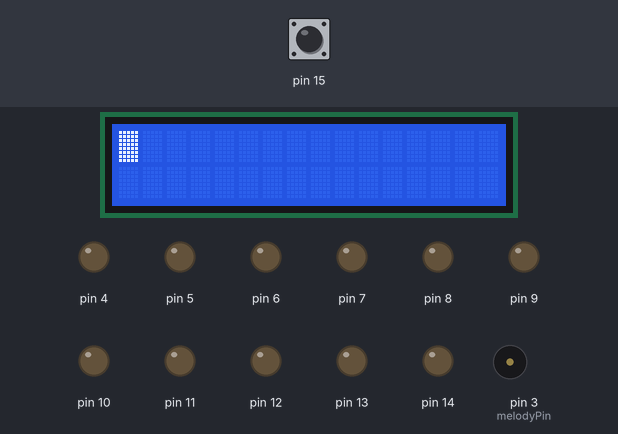
A sketch run on a simulated Arduino Uno, built with avr-gcc and run on an emulated ATmega328P. On the bench: 16×2 character LCD, output pins drawn as LEDs (lit = HIGH), buzzer (waves = sounding). The test bench sets the inputs (shaded band); at power-on: pin 15 HIGH. Random numbers use the default seed unless the sketch sets one.

Above: at 0.1 s.
At 3.26 s:
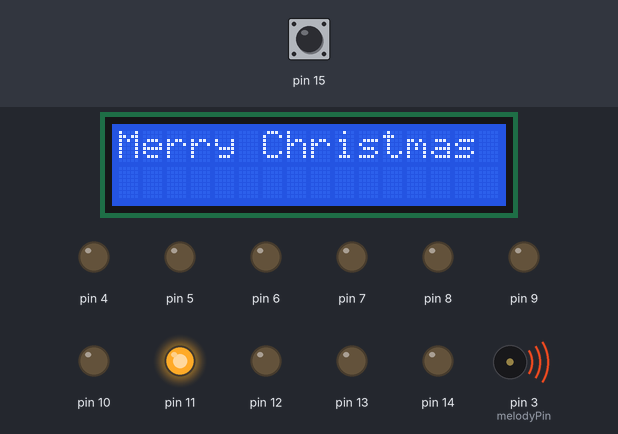
At 13.1 s:
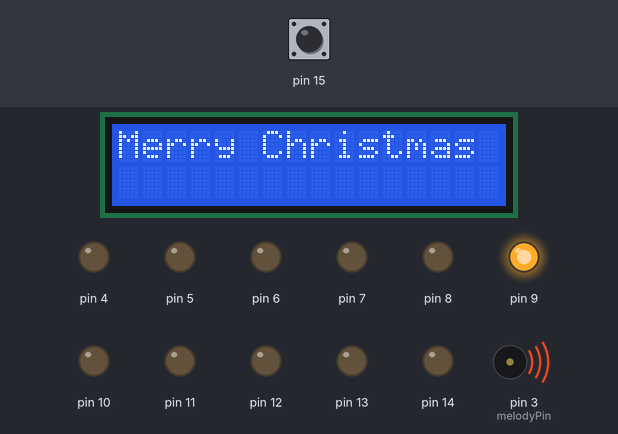
At 24.0 s:
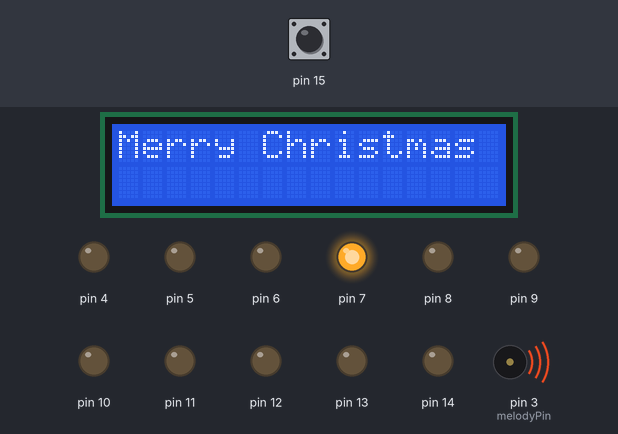
At 26.8 s:
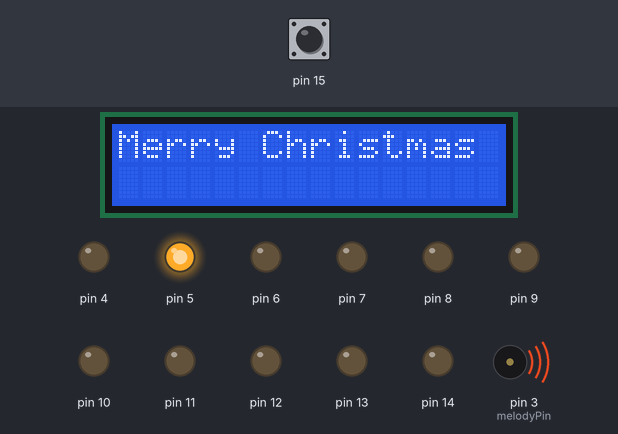
At 34.9 s:
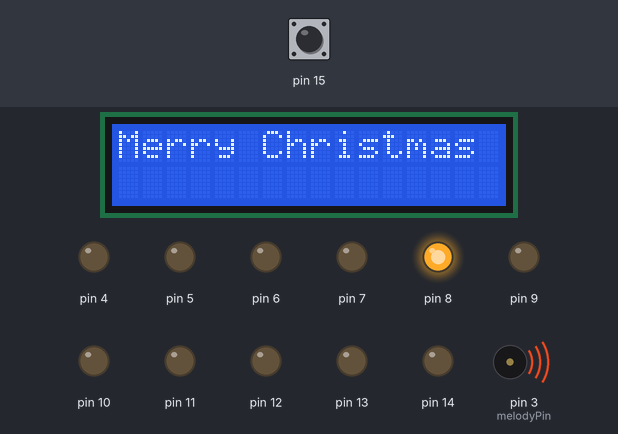
Timing chart, 0 to 40.0 s (numbered marks = the images above):
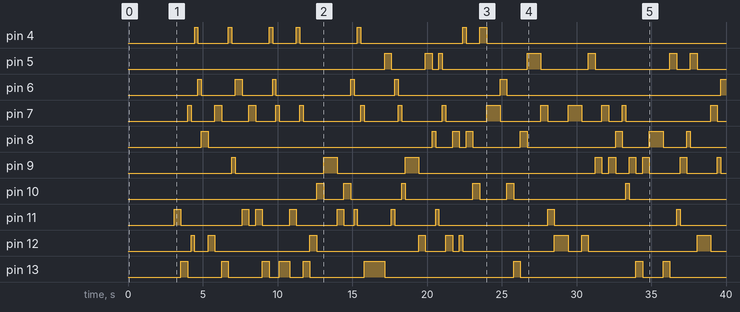

The sketch:

Christmas-Melody-Display.ino
```cpp
#include <Wire.h>
#include <LiquidCrystal_I2C.h>
#include "pitches.h"
#define melodyPin 3

LiquidCrystal_I2C lcd(0x27, 16, 2);

int Merry_melody[] = {

  NOTE_C5, //1
  NOTE_F5, NOTE_F5, NOTE_G5, NOTE_F5, NOTE_E5,
  NOTE_D5, NOTE_D5, NOTE_D5,
  NOTE_G5, NOTE_G5, NOTE_A5, NOTE_G5, NOTE_F5,
  NOTE_E5, NOTE_C5, NOTE_C5,
  NOTE_A5, NOTE_A5, NOTE_AS5, NOTE_A5, NOTE_G5,
  NOTE_F5, NOTE_D5, NOTE_C5, NOTE_C5,
  NOTE_D5, NOTE_G5, NOTE_E5,

  NOTE_F5, NOTE_C5, //8
  NOTE_F5, NOTE_F5, NOTE_G5, NOTE_F5, NOTE_E5,
  NOTE_D5, NOTE_D5, NOTE_D5,
  NOTE_G5, NOTE_G5, NOTE_A5, NOTE_G5, NOTE_F5,
  NOTE_E5, NOTE_C5, NOTE_C5,
  NOTE_A5, NOTE_A5, NOTE_AS5, NOTE_A5, NOTE_G5,
  NOTE_F5, NOTE_D5, NOTE_C5, NOTE_C5,
  NOTE_D5, NOTE_G5, NOTE_E5,
  NOTE_F5, NOTE_C5,

  NOTE_F5, NOTE_F5, NOTE_F5,//17
  NOTE_E5, NOTE_E5,
  NOTE_F5, NOTE_E5, NOTE_D5,
  NOTE_C5, NOTE_A5,
  NOTE_AS5, NOTE_A5, NOTE_G5,
  NOTE_C6, NOTE_C5, NOTE_C5, NOTE_C5,
  NOTE_D5, NOTE_G5, NOTE_E5,
  NOTE_F5, NOTE_C5,
  NOTE_F5, NOTE_F5, NOTE_G5, NOTE_F5, NOTE_E5,
  NOTE_D5, NOTE_D5, NOTE_D5,

  NOTE_G5, NOTE_G5, NOTE_A5, NOTE_G5, NOTE_F5, //27
  NOTE_E5, NOTE_C5, NOTE_C5,
  NOTE_A5, NOTE_A5, NOTE_AS5, NOTE_A5, NOTE_G5,
  NOTE_F5, NOTE_D5, NOTE_C5, NOTE_C5,
  NOTE_D5, NOTE_G5, NOTE_E5,
  NOTE_F5, NOTE_C5,
  NOTE_F5, NOTE_F5, NOTE_F5,
  NOTE_E5, NOTE_E5,
  NOTE_F5, NOTE_E5, NOTE_D5,

  NOTE_C5, NOTE_A5,//36
  NOTE_AS5, NOTE_A5, NOTE_G5,
  NOTE_C6, NOTE_C5, NOTE_C5, NOTE_C5,
  NOTE_D5, NOTE_G5, NOTE_E5,
  NOTE_F5, NOTE_C5,
  NOTE_F5, NOTE_F5, NOTE_G5, NOTE_F5, NOTE_E5,
  NOTE_D5, NOTE_D5, NOTE_D5,
  NOTE_G5, NOTE_G5, NOTE_A5, NOTE_G5, NOTE_F5,
  NOTE_E5, NOTE_C5, NOTE_C5,

  NOTE_A5, NOTE_A5, NOTE_AS5, NOTE_A5, NOTE_G5,//45
  NOTE_F5, NOTE_D5, NOTE_C5, NOTE_C5,
  NOTE_D5, NOTE_G5, NOTE_E5,
  NOTE_F5, NOTE_C5,
  NOTE_F5, NOTE_F5, NOTE_G5, NOTE_F5, NOTE_E5,
  NOTE_D5, NOTE_D5, NOTE_D5,
  NOTE_G5, NOTE_G5, NOTE_A5, NOTE_G5, NOTE_F5,
  NOTE_E5, NOTE_C5, NOTE_C5,

  NOTE_A5, NOTE_A5, NOTE_AS5, NOTE_A5, NOTE_G5, //53
  NOTE_F5, NOTE_D5, NOTE_C5, NOTE_C5,
  NOTE_D5, NOTE_G5, NOTE_E5,
  NOTE_F5
};


int Merry_tempo[] = {

  4, //1
  4, 8, 8, 8, 8,
  4, 4, 4,
  4, 8, 8, 8, 8,
  4, 4, 4,
  4, 8, 8, 8, 8,
  4, 4, 8, 8,
  4, 4, 4,

  2, 4, //8
  4, 8, 8, 8, 8,
  4, 4, 4,
  4, 8, 8, 8, 8,
  4, 4, 4,
  4, 8, 8, 8, 8,
  4, 4, 8, 8,
  4, 4, 4,
  2, 4,

  4, 4, 4,//17
  2, 4,
  4, 4, 4,
  2, 4,
  4, 4, 4,
  4, 4, 8, 8,
  4, 4, 4,
  2, 4,
  4, 8, 8, 8, 8,
  4, 4, 4,

  4, 8, 8, 8, 8, //27
  4, 4, 4,
  4, 8, 8, 8, 8,
  4, 4, 8, 8,
  4, 4, 4,
  2, 4,
  4, 4, 4,
  2, 4,
  4, 4, 4,

  2, 4,//36
  4, 4, 4,
  4, 4, 8, 8,
  4, 4, 4,
  2, 4,
  4, 8, 8, 8, 8,
  4, 4, 4,
  4, 8, 8, 8, 8,
  4, 4, 4,

  4, 8, 8, 8, 8,//45
  4, 4, 8, 8,
  4, 4, 4,
  2, 4,
  4, 8, 8, 8, 8,
  4, 4, 4,
  4, 8, 8, 8, 8,
  4, 4, 4,

  4, 8, 8, 8, 8, //53
  4, 4, 8, 8,
  4, 4, 4,
  2
};

int brightness = 0;
int time = 5;
int fade = 5;

void setup(){

  lcd.begin();
  lcd.clear();

  lcd.blink();
  delay(2000);

  lcd.noBlink();
  delay(1000);

  lcd.noBacklight();

    int pin = 2;

  while (true){

    pin = pin + 1;
    pinMode(pin, OUTPUT);
    if (pin == 14 ) break;

  }

  pinMode(15, INPUT_PULLUP);

}

void loop(){

  if (digitalRead(15) == HIGH){

    displayUP();

    // lightUP(4, 14, true);
    // lightUP(4, 14, false);
    // delay(time*10 - time);

    // lightUP(14, 4, true);
    // lightUP(14, 4, false);
    // delay(time*100 - time);

    soundUP();

    displayDOWN();
  }

}


void lightUP(int start, int end, bool state){

  while (true){

    delay(time);
    if (state == true) brightness = 0;
    if (state == false) brightness = 255;

    while (true){

      delay(time/5);
      analogWrite(start, brightness);

      if (state == true && brightness == 255) break;
      if (state == false && brightness == 0) break;
      if (state == true) brightness = brightness + fade;
      if (state == false) brightness = brightness - fade;
    }

    if (start == end) break;
    if (start < end) start = start + 1;
    if (start > end) start = start - 1;
  }

}


void displayUP(){

  lcd.display();
  lcd.backlight();
  lcd.setCursor(0,0);
  lcd.print("Merry Christmas");

  // int scroll = 0;

  // while(true){

  //   lcd.scrollDisplayLeft();
  //   delay(1000);

  //   scroll = scroll +1;
  //   if (scroll == 20) break;

  // }

}

void displayDOWN(){

  lcd.noDisplay();
  delay(1000);

  lcd.noBacklight();
  lcd.clear();

}


void soundUP() {

  int size = sizeof(Merry_melody) / sizeof(int);

  for (int thisNote = 0; thisNote < size; thisNote++) {

    int noteDuration = 1400 / Merry_tempo[thisNote];
    tone(melodyPin, Merry_melody[thisNote], noteDuration);

    int random_number = random(4, 14);
    digitalWrite(random_number, HIGH);

    int pauseBetweenNotes = noteDuration * 1.30;
    delay(pauseBetweenNotes);

    noTone(melodyPin);
    digitalWrite(random_number, LOW);

  }
}
```

pitches.h
```cpp
/*************************************************

 * Public Constants

 *************************************************/

#define NOTE_B0  31
#define NOTE_C1  33
#define NOTE_CS1 35
#define NOTE_D1  37
#define NOTE_DS1 39
#define NOTE_E1  41
#define NOTE_F1  44
#define NOTE_FS1 46
#define NOTE_G1  49
#define NOTE_GS1 52
#define NOTE_A1  55
#define NOTE_AS1 58
#define NOTE_B1  62
#define NOTE_C2  65
#define NOTE_CS2 69
#define NOTE_D2  73
#define NOTE_DS2 78
#define NOTE_E2  82
#define NOTE_F2  87
#define NOTE_FS2 93
#define NOTE_G2  98
#define NOTE_GS2 104
#define NOTE_A2  110
#define NOTE_AS2 117
#define NOTE_B2  123
#define NOTE_C3  131
#define NOTE_CS3 139
#define NOTE_D3  147
#define NOTE_DS3 156
#define NOTE_E3  165
#define NOTE_F3  175
#define NOTE_FS3 185
#define NOTE_G3  196
#define NOTE_GS3 208
#define NOTE_A3  220
#define NOTE_AS3 233
#define NOTE_B3  247
#define NOTE_C4  262
#define NOTE_CS4 277
#define NOTE_D4  294
#define NOTE_DS4 311
#define NOTE_E4  330
#define NOTE_F4  349
#define NOTE_FS4 370
#define NOTE_G4  392
#define NOTE_GS4 415
#define NOTE_A4  440
#define NOTE_AS4 466
#define NOTE_B4  494
#define NOTE_C5  523
#define NOTE_CS5 554
#define NOTE_D5  587
#define NOTE_DS5 622
#define NOTE_E5  659
#define NOTE_F5  698
#define NOTE_FS5 740
#define NOTE_G5  784
#define NOTE_GS5 831
#define NOTE_A5  880
#define NOTE_AS5 932
#define NOTE_B5  988
#define NOTE_C6  1047
#define NOTE_CS6 1109
#define NOTE_D6  1175
#define NOTE_DS6 1245
#define NOTE_E6  1319
#define NOTE_F6  1397
#define NOTE_FS6 1480
#define NOTE_G6  1568
#define NOTE_GS6 1661
#define NOTE_A6  1760
#define NOTE_AS6 1865
#define NOTE_B6  1976
#define NOTE_C7  2093
#define NOTE_CS7 2217
#define NOTE_D7  2349
#define NOTE_DS7 2489
#define NOTE_E7  2637
#define NOTE_F7  2794
#define NOTE_FS7 2960
#define NOTE_G7  3136
#define NOTE_GS7 3322
#define NOTE_A7  3520
#define NOTE_AS7 3729
#define NOTE_B7  3951
#define NOTE_C8  4186
#define NOTE_CS8 4435
#define NOTE_D8  4699
#define NOTE_DS8 4978
```

Measured:
- by itself, pin 4: LOW → HIGH at 4.4 s, → LOW 0.23 s later, → HIGH 2.0 s later, → LOW 0.23 s later, … (14 changes in this stretch)
- by itself, pin 5: LOW → HIGH at 17.2 s, → LOW 0.45 s later, → HIGH 2.3 s later, → LOW 0.45 s later, … (14 changes in this stretch)
- by itself, pin 6: LOW → HIGH at 4.7 s, → LOW 0.23 s later, → HIGH 2.3 s later, → LOW 0.45 s later, … (13 changes in this stretch)
- by itself, pin 7: LOW → HIGH at 4.0 s, → LOW 0.23 s later, → HIGH 1.6 s later, → LOW 0.45 s later, … (28 changes in this stretch)
- by itself, pin 8: LOW → HIGH at 4.9 s, → LOW 0.45 s later, → HIGH 15.0 s later, → LOW 0.23 s later, … (16 changes in this stretch)
- by itself, pin 9: LOW → HIGH at 6.9 s, → LOW 0.23 s later, → HIGH 5.9 s later, → LOW 0.91 s later, … (18 changes in this stretch)
- by itself, pin 10: LOW → HIGH at 12.6 s, → LOW 0.45 s later, → HIGH 1.4 s later, → LOW 0.45 s later, … (12 changes in this stretch)
- by itself, pin 11: LOW → HIGH at 3.1 s, → LOW 0.45 s later, → HIGH 4.1 s later, → LOW 0.45 s later, … (20 changes in this stretch)
